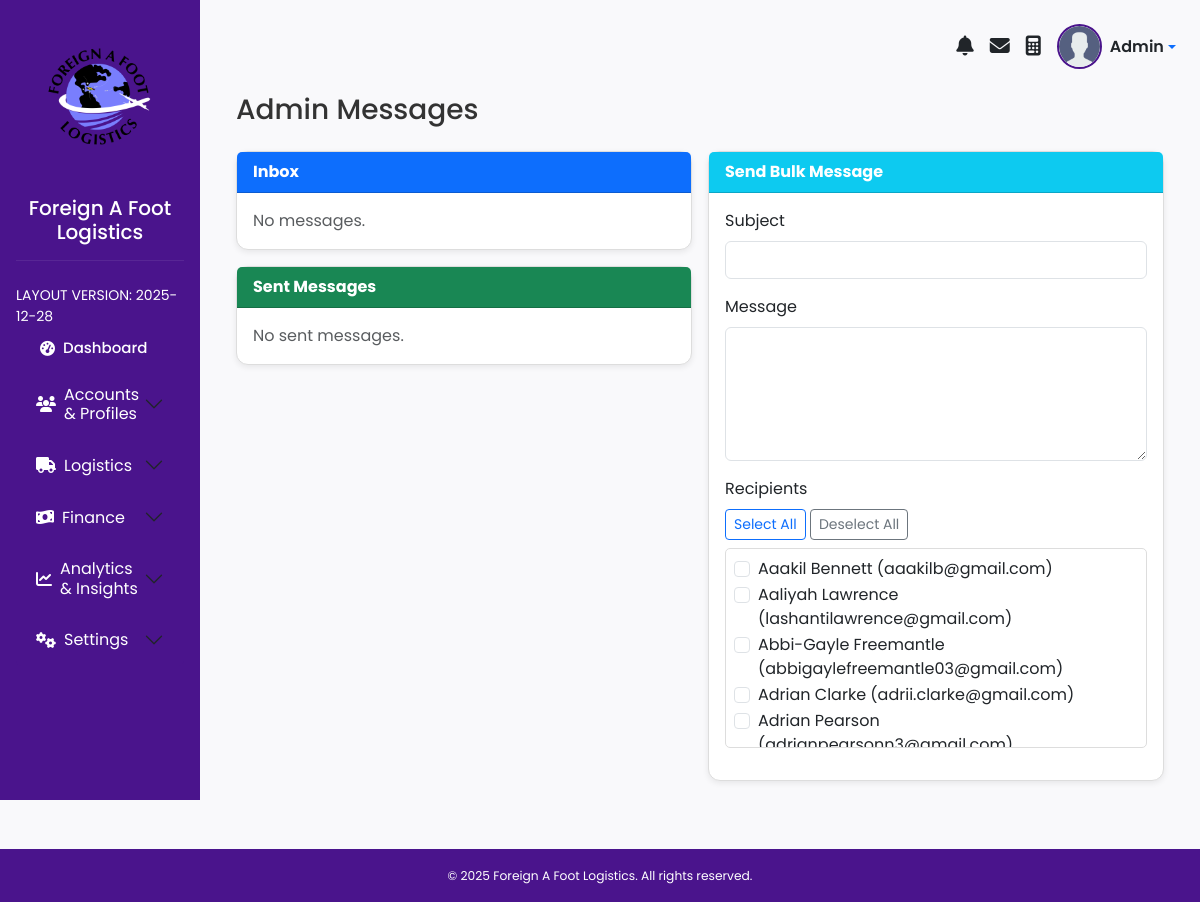
Screenshot of /admin/messages (signed in) with the database file from the repository.
### app/models.py (models this page shows, shortened)
class User(db.Model, UserMixin):
    __tablename__ = 'users'
    id = db.Column(db.Integer, primary_key=True)
    email = db.Column(db.String, nullable=False, unique=True, index=True)
    password = db.Column(db.LargeBinary, nullable=False)
    role = db.Column(db.String(50), nullable=False, default='customer')
    is_superadmin = db.Column(db.Boolean, default=False)
    full_name = db.Column(db.String)
    trn = db.Column(db.String)
    mobile = db.Column(db.String)
    registration_number = db.Column(db.String, index=True)
    created_at = db.Column(db.String)
    profile_pic = db.Column(db.String)
    profile_picture = db.Column(db.String)
    date_registered = db.Column(db.String)
    address = db.Column(db.String)
    wallet_balance = db.Column(db.Float, default=0.0)
    referred_by = db.Column(db.Integer)
    referral_code = db.Column(db.String, unique=True)  # <--- unique
    referrer_id = db.Column(db.Integer)
    is_admin = db.Column(db.Boolean, default=False)
    wallet = db.relationship('Wallet', back_populates='user', uselist=False)
    wallet_transactions = db.relationship('WalletTransaction', back_populates='user', lazy='dynamic')
    invoices = db.relationship('Invoice', back_populates='user', lazy='dynamic')
    packages = db.relationship('Package', back_populates='user', lazy='dynamic')
    prealerts = db.relationship('Prealert', back_populates='user', lazy='dynamic')
    scheduled_deliveries = db.relationship('ScheduledDelivery', back_populates='user', lazy='dynamic')
    authorized_pickups = db.relationship('AuthorizedPickup', back_populates='user', lazy='dynamic')
    notifications = db.relationship('Notification', back_populates='user', lazy='dynamic')

### app/routes/admin_routes.py (the view, shortened to what this page needs)
@admin_bp.route("/messages", methods=["GET", "POST"])
@admin_required
def view_messages():
    admin_id = current_user.id  # <- use ORM user
    form = SendMessageForm()
    form.recipient_ids.choices = [
        (u.id, f"{u.full_name} ({u.email})")
        for u in User.query.order_by(User.full_name).all()
    ]
    inbox = Message.query.filter_by(recipient_id=admin_id).order_by(Message.created_at.desc()).all()
    for msg in inbox:
        sender = User.query.get(msg.sender_id)
        msg.sender_label = "Admin" if (sender and getattr(sender, "is_admin", False)) else "Customer"
    sent = Message.query.filter_by(sender_id=admin_id).order_by(Message.created_at.desc()).all()
    return render_template("admin/messages.html", form=form, inbox=inbox, sent=sent)

### app/forms.py
class SendMessageForm(FlaskForm):
    subject = StringField("Subject", validators=[DataRequired()])
    body = TextAreaField("Message", validators=[DataRequired()])
    recipient_ids = SelectMultipleField(
        "Recipients",
        coerce=int,
        option_widget=widgets.CheckboxInput(),
        widget=widgets.ListWidget(prefix_label=False)
    )
    submit = SubmitField("Send")

class CalculatorForm(FlaskForm):
    category = SelectField("Category", choices=[(c, c) for c in categories], validators=[DataRequired()])
    invoice_usd = DecimalField("Item Value (USD)", validators=[DataRequired(), NumberRange(min=0.01)])
    weight = DecimalField("Weight (lbs)", validators=[DataRequired(), NumberRange(min=1)])
    submit = SubmitField("Calculate")

### app/routes/admin_auth_routes.py (called while the page is built, shortened)
def admin_required(view_func=None, roles=None):
    def decorator(fn):
        @wraps(fn)
        def wrapped(*args, **kwargs):
            if not current_user.is_authenticated:
                flash("Please log in as admin to access this page.", "danger")
                return redirect(url_for('admin_auth.admin_login'))
            if not getattr(current_user, "is_admin", False):
                flash("Unauthorized access.", "danger")
                return redirect(url_for('auth.login'))
            return fn(*args, **kwargs)
        return wrapped
    if callable(view_func):
        return decorator(view_func)
    return decorator

### app/routes/customer_routes.py (called while the page is built)
@customer_bp.app_context_processor
def inject_message_counts():
    count = 0
    try:
        if current_user.is_authenticated:
            count = (
                db.session.scalar(
                    sa.select(sa.func.count())
                    .select_from(DBMessage)
                    .where(
                        DBMessage.recipient_id == current_user.id,
                        DBMessage.is_read.is_(False),
                    )
                )
                or 0
            )
    except Exception as e:
        db.session.rollback()
        current_app.logger.warning("inject_message_counts failed: %s", e)
        count = 0
    return dict(unread_messages_count=int(count))

### app/templates/admin/messages.html (shortened to what this page needs)
{% extends "layout_admin.html" %}
{% block content %}
<div class="container mt-4">
  <h3 class="mb-4">Admin Messages</h3>
  <div class="row g-3">
    <div class="col-lg-6">
      <div class="card mb-3">
        <div class="card-header bg-primary text-white fw-bold">
          Inbox
        </div>
        <div class="card-body p-0">
          {% if inbox|length == 0 %}
            <p class="text-muted m-3">No messages.</p>
          {% endif %}
        </div>
      </div>
      <div class="card mb-3">
        <div class="card-header bg-success text-white fw-bold">
          Sent Messages
        </div>
        <div class="card-body p-0">
          {% if sent|length == 0 %}
            <p class="text-muted m-3">No sent messages.</p>
          {% endif %}
        </div>
      </div>
    </div>
    <div class="col-lg-6">
      <div class="card">
        <div class="card-header bg-info text-white fw-bold">
          Send Bulk Message
        </div>
        <div class="card-body">
          <form method="POST">
            <div class="mb-3">
              {{ form.subject.label(class="form-label") }}
              {{ form.subject(class="form-control") }}
            </div>
            <div class="mb-3">
              {{ form.body.label(class="form-label") }}
              {{ form.body(class="form-control", rows="5") }}
            </div>
            <div class="mb-3">
              <label class="form-label">Recipients</label><br>
              <div class="mb-2">
                <button type="button" class="btn btn-sm btn-outline-primary" id="selectAll">Select All</button>
                <button type="button" class="btn btn-sm btn-outline-secondary" id="deselectAll">Deselect All</button>
              </div>
              <div style="max-height: 200px; overflow-y: auto; border: 1px solid #ddd; border-radius: 5px; padding: 8px;">
                {% for value, label in form.recipient_ids.choices %}
                  <div class="form-check">
                    <input
                      class="form-check-input recipient-checkbox"
                      type="checkbox"
                      name="{{ form.recipient_ids.name }}"
                      value="{{ value }}"
                      id="recipient_{{ value }}"
                      {% if value in (form.recipient_ids.data or []) %}checked{% endif %}>
                    <label class="form-check-label" for="recipient_{{ value }}">
                      {{ label }}
                    </label>
                  </div>
                {% endfor %}
              </div>
            </div>
{% endblock %}

### app/static/css/admin.css (style rules this page uses)
body { font-family: 'Poppins', sans-serif; background-color: #f9f9fb; color: #333; margin: 0; padding: 0; transition: background-color 0.3s ease, color 0.3s ease; }
.card { border: 1px solid #ddd; border-radius: 10px; box-shadow: 0 2px 6px rgba(0, 0, 0, 0.08); margin-bottom: 20px; transition: box-shadow 0.3s ease, transform 0.3s ease; }
.card-header { background-color: #4a148c; color: #fff; font-weight: 600; border-top-left-radius: 10px; border-top-right-radius: 10px; }
.card-body { border-bottom-left-radius: 10px; border-bottom-right-radius: 10px; }

### app/templates/admin/admin_calculator_modal.html (style rules this page uses)
.card { border-radius: 0.75rem; }

### rows the page displays
User: label "Aaakil Bennett (aaakilb@gmail.com)"
User: label "Abbi-Gayle Freemantle (abbigaylefreemantle03@gmail.com)"

### other values shown
{{ label }} "Aaliyah Lawrence (lashantilawrence@gmail.com)" "Adrian Clarke (adrii.clarke@gmail.com)" "Adrian Pearson…"
